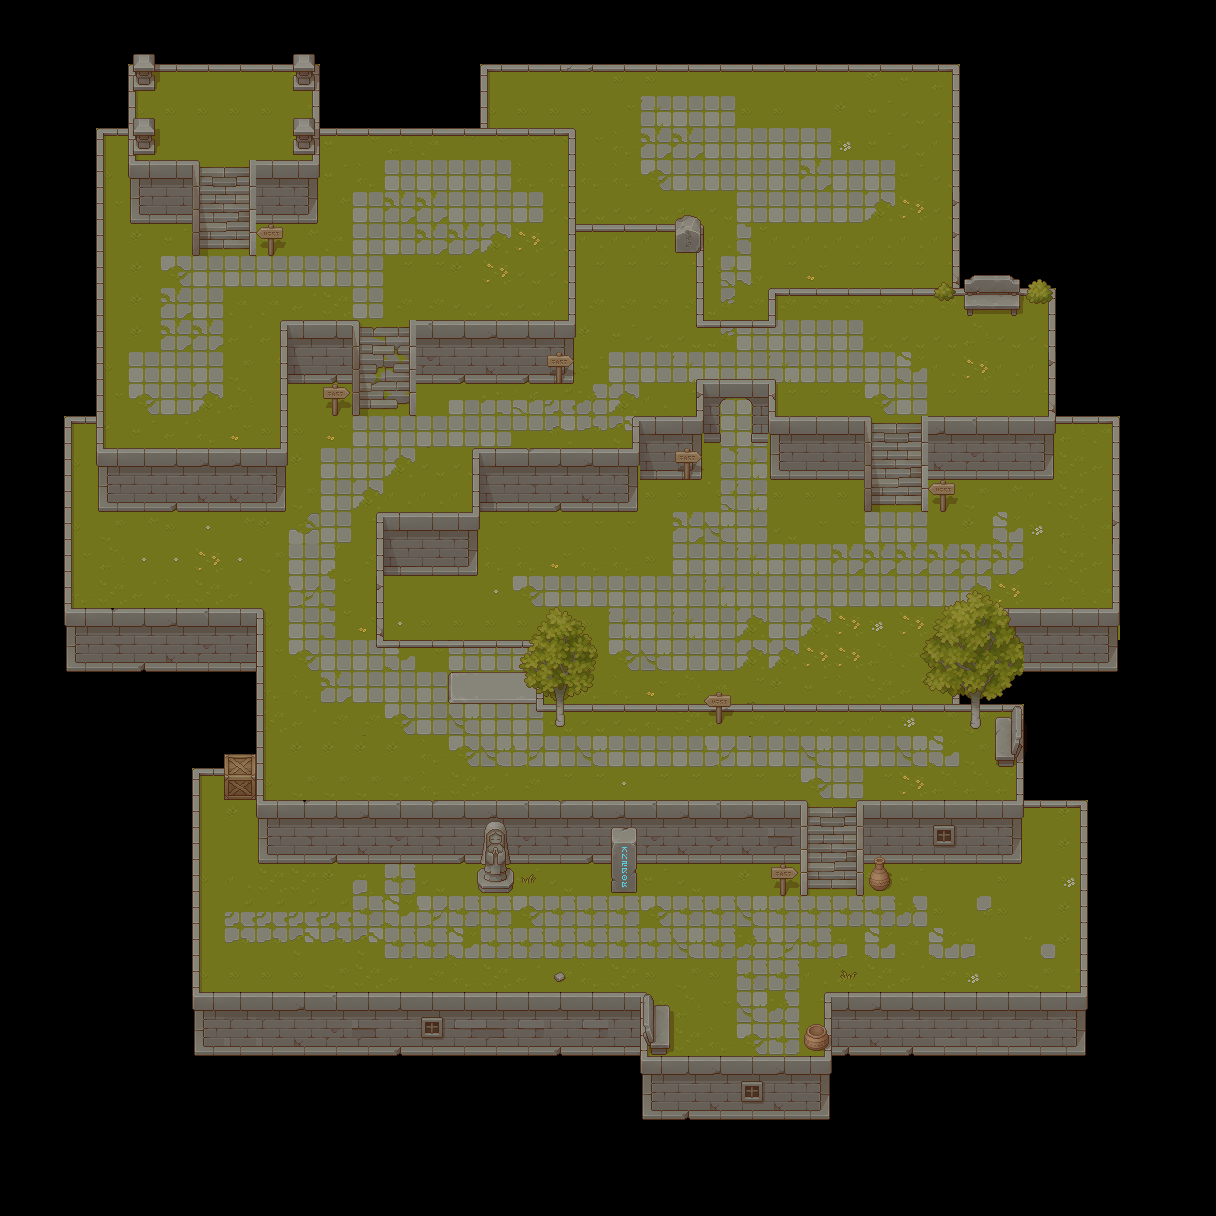

This is a level from a 2D game, rendered from its Tiled map with the project's own tilesets. A one-line summary and the map file follow, with tile-layer data summarised:
An orthogonal 38x38 tile map with 32x32 px tiles, 7 tile layers (grass, pavimento, wall, quiz-esercitazione, ...), 8 tilesets and 72 objects (5x chest, trigger_quiz, trigger_esercitazione, LevelsGate 2).

<map version="1.10" tiledversion="1.11.2" orientation="orthogonal" renderorder="right-down" width="38" height="38" tilewidth="32" tileheight="32" infinite="0" nextlayerid="14" nextobjectid="132">
 <tileset firstgid="1" name="TX Tileset Grass" tilewidth="32" tileheight="32" tilecount="64" columns="8">
  <image source="../images/TX Tileset Grass.png" width="256" height="256" />
 </tileset>
 <tileset firstgid="65" name="TX Struct" tilewidth="32" tileheight="32" tilecount="256" columns="16">
  <image source="../images/TX Struct.png" width="512" height="512" />
 </tileset>
 <tileset firstgid="321" name="TX Tileset Wall" tilewidth="32" tileheight="32" tilecount="256" columns="16">
  <image source="../images/TX Tileset Wall.png" width="512" height="512" />
 </tileset>
 <tileset firstgid="577" name="TX Tileset Stone Ground" tilewidth="32" tileheight="32" tilecount="64" columns="8">
  <image source="../images/TX Tileset Stone Ground.png" width="256" height="256" />
 </tileset>
 <tileset firstgid="641" name="TX Props" tilewidth="32" tileheight="32" tilecount="256" columns="16">
  <image source="../images/TX Props.png" width="512" height="512" />
 </tileset>
 <tileset firstgid="897" name="TX Props with Shadow" tilewidth="32" tileheight="32" tilecount="256" columns="16">
  <image source="../images/TX Props with Shadow.png" width="512" height="512" />
 </tileset>
 <tileset firstgid="1153" name="TX Plant" tilewidth="32" tileheight="32" tilecount="256" columns="16">
  <image source="../images/TX Plant.png" width="512" height="512" />
 </tileset>
 <tileset firstgid="1409" name="TX Shadow" tilewidth="32" tileheight="32" tilecount="256" columns="16">
  <image source="../images/TX Shadow.png" width="512" height="512" />
 </tileset>
 <layer id="2" name="grass" width="38" height="38">
  <data>[1444 cells, 818 non-empty, 25 distinct tile ids]</data>
 </layer>
 <layer id="11" name="pavimento" width="38" height="38">
  <data>[1444 cells, 261 non-empty, 33 distinct tile ids]</data>
 </layer>
 <layer id="1" name="wall" width="38" height="38">
  <data>[1444 cells, 383 non-empty, 78 distinct tile ids]</data>
 </layer>
 <layer id="7" name="quiz-esercitazione" width="38" height="38">
  <data>[1444 cells, 12 non-empty, 12 distinct tile ids]</data>
 </layer>
 <layer id="12" name="arredamento" width="38" height="38">
  <data>[1444 cells, 82 non-empty, 66 distinct tile ids]</data>
 </layer>
 <layer id="13" name="mezzo_tile" width="38" height="38" offsetx="0" offsety="-12">
  <data>[1444 cells, 3 non-empty, 3 distinct tile ids]</data>
 </layer>
 <layer id="9" name="luci_su_pietra" width="38" height="38">
  <data>[1444 cells, 2 non-empty, 2 distinct tile ids]</data>
 </layer>
 <objectgroup id="5" name="interactions">
  <object id="1" name="Quiz" type="trigger_quiz" x="480.667" y="819.667" width="30.6667" height="76.4545" />
  <object id="21" name="Chest_Shop" type="chest" x="896.682" y="908.878" width="31.6364" height="33.5455" />
  <object id="63" name="Esercitazione" type="trigger_esercitazione" x="612.227" y="828.045" width="23.0909" height="63.4545" />
  <object id="77" name="Chest_Shop" type="chest" x="1024.01" y="478.894" width="31.6364" height="33.5455" />
  <object id="129" name="Chest_Shop" type="chest" x="476.682" y="671.727" width="31.6364" height="33.5455" />
  <object id="130" name="Chest_Shop" type="chest" x="128.182" y="318.227" width="31.6364" height="33.5455" />
  <object id="131" name="Chest_Shop" type="chest" x="609.182" y="96.2273" width="31.6364" height="33.5455" />
 </objectgroup>
 <objectgroup id="8" name="collisioni">
  <object id="3" x="193" y="769.666" width="7" height="254.667" />
  <object id="4" x="194.334" y="993.667" width="450.333" height="59" />
  <object id="5" x="638.667" y="993.833" width="8" height="117.167" />
  <object id="6" x="640.333" y="1057" width="188.333" height="62" />
  <object id="7" x="825.242" y="992.151" width="6.66667" height="127" />
  <object id="8" x="826" y="992.667" width="260.334" height="63.3333" />
  <object id="9" x="1081.67" y="800.334" width="6.33333" height="191.667" />
  <object id="12" x="258.667" y="801.5" width="547.833" height="52.6667" />
  <object id="19" x="800.045" y="819.545" width="6.54545" height="75.2273" />
  <object id="20" x="856.045" y="817.477" width="6.54545" height="77.4773" />
  <object id="24" x="856.75" y="801" width="159.5" height="53.9167" />
  <object id="35" x="258.25" y="609.583" width="6.25" height="201.583" />
  <object id="37" x="1048.08" y="288.5" width="8" height="127.5" />
  <object id="39" x="770.667" y="288.666" width="284.083" height="6.00003" />
  <object id="41" x="352.916" y="322" width="6" height="93.25" />
  <object id="45" x="253.5" y="160.667" width="63.3337" height="52" />
  <object id="46" x="410.167" y="321.917" width="6" height="92" />
  <object id="47" x="129.833" y="162.833" width="68" height="50.6667" />
  <object id="48" x="96.8337" y="129.666" width="6" height="323.334" />
  <object id="49" x="411.666" y="322.333" width="165.333" height="51.3333" />
  <object id="50" x="63.333" y="419.167" width="7.33333" height="192.167" />
  <object id="51" x="100" y="448.833" width="184.666" height="50.6667" />
  <object id="53" x="483" y="63.5" width="471.167" height="6" />
  <object id="56" x="951" y="63" width="7" height="231.5" />
  <object id="71" x="639.333" y="1005.17" width="31" height="45.8333" />
  <object id="72" x="805.667" y="1025.33" width="22.6667" height="26.3333" />
  <object id="73" x="771.091" y="864.364" width="26.7273" height="31.2727" />
  <object id="78" x="65.1667" y="608.25" width="198.583" height="15.4167" />
  <object id="79" x="375.833" y="540.833" width="7.66667" height="104.667" />
  <object id="80" x="377.333" y="640.667" width="165" height="6.33333" />
  <object id="81" x="536.333" y="641.333" width="6.66667" height="70" />
  <object id="82" x="536.333" y="703.667" width="486.667" height="7" />
  <object id="83" x="1016" y="704.333" width="7" height="96.3333" />
  <object id="85" x="377" y="512.5" width="102.5" height="55.5" />
  <object id="89" x="568.167" y="224.833" width="134.667" height="7.33333" />
  <object id="90" x="696.667" y="226.667" width="7" height="100" />
  <object id="91" x="696.667" y="320" width="78.3333" height="6.66667" />
  <object id="92" x="768.667" y="289.667" width="6.33333" height="37" />
  <object id="94" x="921.5" y="416.5" width="132.5" height="52" />
  <object id="95" x="632.5" y="416" width="69" height="55" />
  <object id="96" x="281.5" y="322.333" width="76.8333" height="53" />
  <object id="97" x="473.5" y="449.333" width="5.66667" height="67.6667" />
  <object id="99" x="697" y="379" width="22" height="54.5" />
  <object id="100" x="697" y="380" width="77.5" height="17" />
  <object id="101" x="752.5" y="396" width="22.5" height="36.5" />
  <object id="102" x="1055.5" y="416" width="64" height="7" />
  <object id="103" x="1112.5" y="422.5" width="7" height="203" />
  <object id="104" x="952.5" y="608.5" width="164.5" height="54" />
  <object id="105" x="952.833" y="662.667" width="7.5" height="41.5" />
  <object id="106" x="481" y="64" width="7.5" height="65.5" />
  <object id="107" x="568.5" y="129.5" width="7" height="195.5" />
  <object id="108" x="319.5" y="128.5" width="254.5" height="6" />
  <object id="109" x="98" y="127.5" width="35" height="8" />
  <object id="110" x="128" y="53.5" width="28" height="36.5" />
  <object id="111" x="128.5" y="118" width="27.5" height="34.5" />
  <object id="112" x="294" y="118" width="25.5" height="36.5" />
  <object id="113" x="294" y="54" width="25" height="36" />
  <object id="114" x="156" y="62.5" width="138" height="8" />
  <object id="115" x="127.5" y="90.5" width="8" height="74.5" />
  <object id="116" x="313" y="91" width="7.5" height="86" />
  </objectgroup>
 <objectgroup id="10" name="LevelBarriers">
  <!-- 1 objects omitted --></objectgroup>
</map>
<!-- 5 of 72 objects omitted -->
